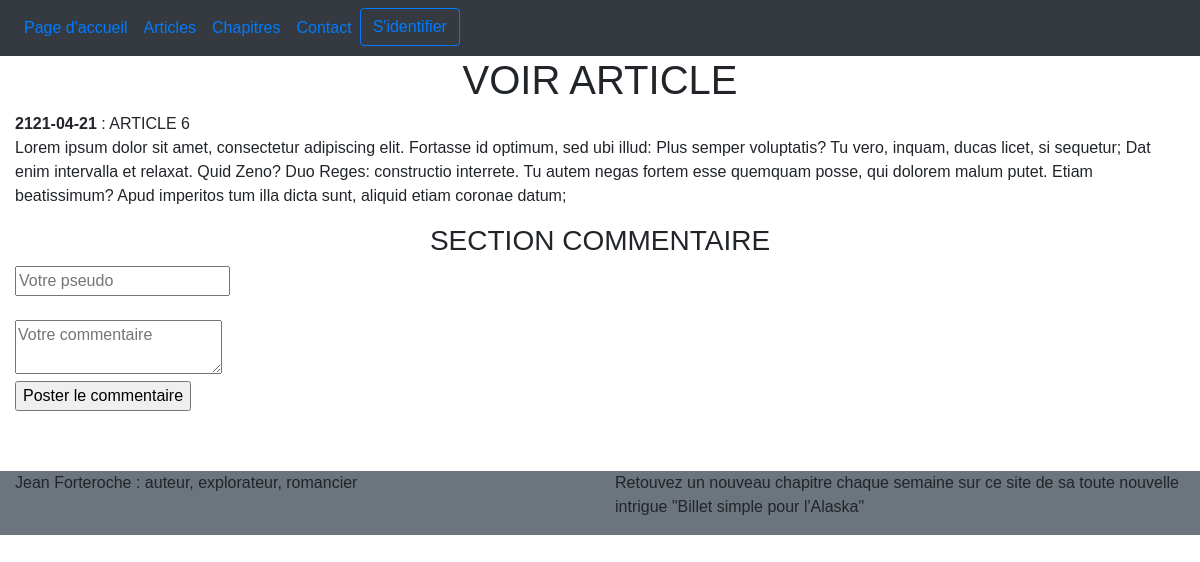
Page /index.php?action=currentArticle&titre=ARTICLE 6 on the earlier database version.
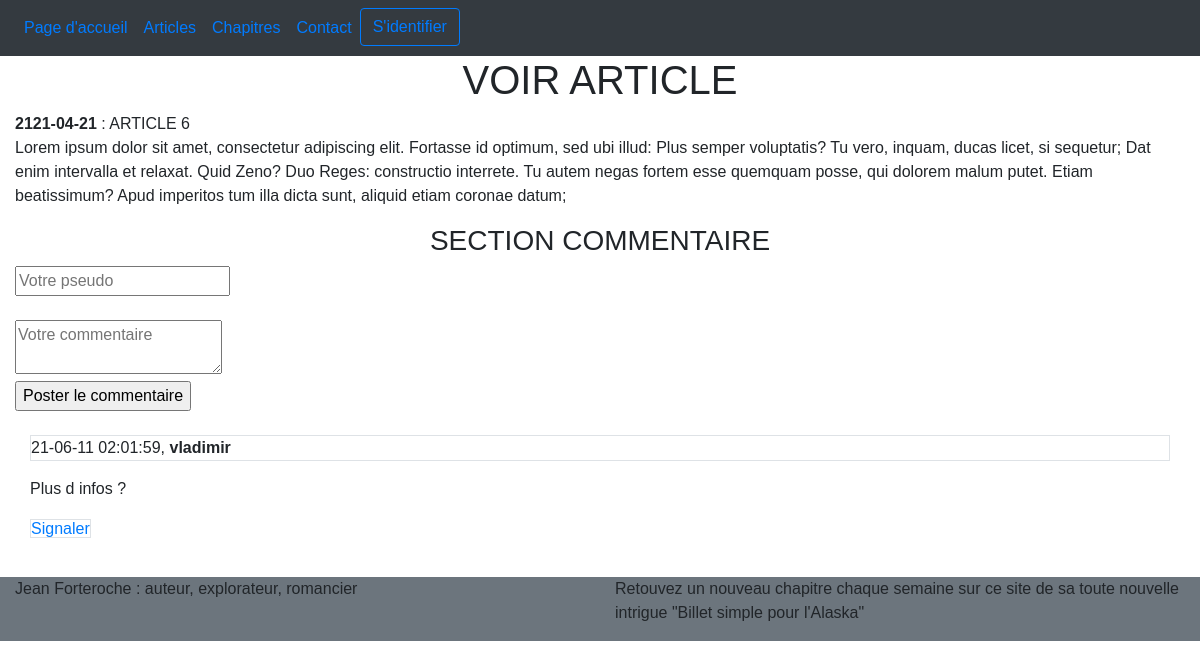
Same page on the later database version.
### tables this page shows
CREATE TABLE `articles` (
  `id` int(11) NOT NULL,
  `date_publication` date NOT NULL,
  `titre` varchar(30) NOT NULL,
  `contenu` text NOT NULL
);

CREATE TABLE `posts` (
  `id_post` int(11) NOT NULL,
  `article_commenté` text NOT NULL,
  `cal` text NOT NULL,
  `pseudo` text NOT NULL,
  `contenu` text NOT NULL,
  `signale` tinyint(1) NOT NULL DEFAULT '0'
);

### model/article_manager.php (called while the page is built, shortened)
<?php
class ArticleManager extends Manager {
    public function demandeArticle($titre) {
        $db = $this -> dbconnect();
        $req = $db -> prepare ("SELECT id, date_publication, titre, contenu FROM articles WHERE titre = :titre");
        $req -> bindValue(':titre', $titre, PDO::PARAM_STR);
        $req -> execute();
        return $req;
    }
}
?>

### controller/article_controller.php (called while the page is built, shortened)
<?php
require_once('model/article_manager.php');
class ArticleController {
            ?>
            <?php
    public function afficheArticleDemande($titre) {
        $articleManager = new ArticleManager;
        $postManager = new PostManager;
        $reponse = $articleManager -> demandeArticle($titre);
        $reponse -> execute();
        $retour = $postManager -> getPosts($titre);
        $retour -> execute();
        $tab_retour = array($reponse, $retour);
        return($tab_retour);
    }
}
?>

### model/post_manager.php (called while the page is built, shortened)
<?php
    class PostManager extends Manager {
        public function getPosts($titre) {
            $db = $this -> dbconnect();
            $req = $db -> prepare("SELECT id_post, cal, pseudo, contenu FROM posts WHERE article_commenté = :titre ORDER BY cal");
            $req -> bindValue(':titre', $titre,  PDO::PARAM_STR);
            $req -> execute();
            return $req;
        }
    }
?>

### view/currentArticle.php (the view, shortened to what this page needs)
    <h1 class="text-center">VOIR ARTICLE </h1>
    <div class="container-fluid">
        <div class="row">
            <div class="col-12">
                <?php
                    while($donnes = $article -> fetch()) {
                ?>
                <p>
                    <strong><?php echo $donnes['date_publication']; ?></strong> : <?php echo $donnes['titre']; ?> <br/>
                    <?php echo $donnes['contenu']; ?>
                </p>
                <?php
                    }
                ?>
            </div>
        </div>
        <div class="row">
            <div class="col-12" >
                <h3 class="text-center">SECTION COMMENTAIRE</h3>
                <form method="post" action="/Projet4/index.php?action=envoieCommentaire&titre=<?php echo $_GET['titre'] ?>" >
                    <input type="text" name="pseudo" placeholder="Votre pseudo" required/> <br/><br/>
                    <textarea name="commentaire" placeholder="Votre commentaire" ></textarea><br/>
                    <input type="submit" value="Poster le commentaire" name="poster" /><br/><br/>
                </form>
                <div class="col-12">
                    <?php
                        while($liste = $liste_comms -> fetch()){
                    ?>
                        <p class="border">
                            <?php echo $liste['cal']; ?>, <strong><?php echo $liste['pseudo']; ?> </strong><br/>
                            <?php echo html_entity_decode($liste['contenu']); ?>
                        </p>
                        <a href="/Projet4/index.php?action=signale&id=<?php echo $liste['id_post'] ?>" class="border"> Signaler </a>
                    <?php
                        }
                    ?>
                </div>
            </div>
        </div>
    </div>
<?php require('template.php'); ?>

Differences in the rows shown:
added posts: cal "21-06-11 02:01:59", pseudo "vladimir", contenu "Plus d infos ?"
